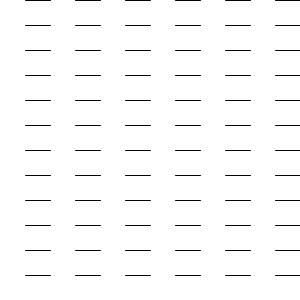
Frame 1 (no input)
Frame 60 (the mouse pressed at the canvas centre just before this capture): identical to frame 1, image omitted
Frame 120 (the mouse held since frame 60 and released just before this capture): identical to frame 1, image omitted

The Processing sketch that drew this single still picture (run headless with seeded random() and noise(); from frame 60 on, the mouse is pressed at the canvas centre):

// Processing sketch: StichSketch_1
// ── StichSketch_1.pde
void setup(){
  size(300, 300);
  background(255);
  float wid = width/12;
  float hei = height/12;
  for(int j = 0;j<12;j++){
  for (int i = 0;i<12;i++){
   if(i%2 !=0){
  line(i*wid, 0, i*wid + wid, 0);
    }
  }
  translate(0, hei);
}
}

void draw(){

}
